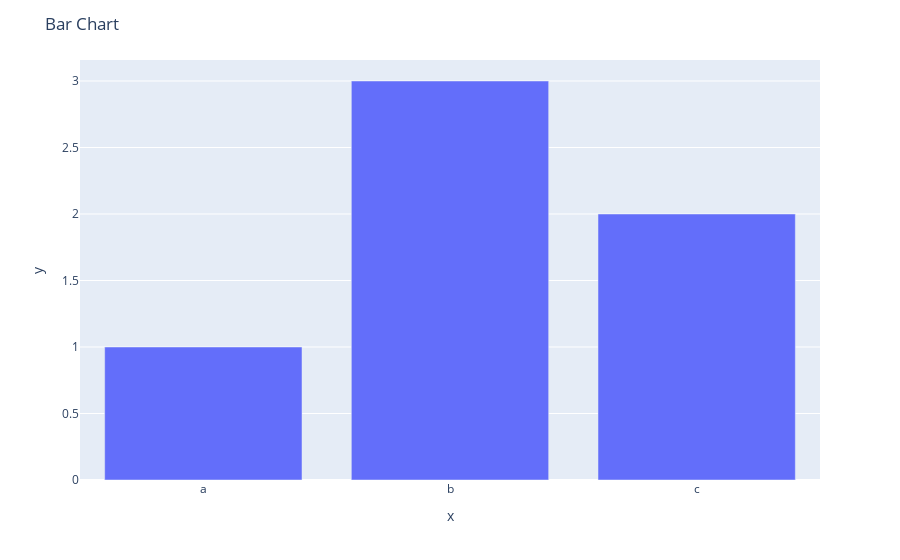

Notebook code for this chart:
### Markdown cell above
# title 넣기 / update_layout

### Code cell
fig = px.bar(x=["a", "b", "c"], y=[1, 3, 2])
fig.update_layout( title_text = 'Bar Chart') #title_text =
fig.show()

### Figure 1 — Plotly figure (JSON) as saved in the notebook; plotly's stock layout.template omitted (floating-point values rounded to 4 significant figures)
{"data": [{"alignmentgroup": "True", "hovertemplate": "x=%{x}<br>y=%{y}<extra></extra>", "legendgroup": "", "marker": {"color": "#636efa", "pattern": {"shape": ""}}, "name": "", "offsetgroup": "", "orientation": "v", "showlegend": false, "textposition": "auto", "type": "bar", "x": ["a", "b", "c"], "xaxis": "x", "y": [1, 3, 2], "yaxis": "y"}], "layout": {"barmode": "relative", "legend": {"tracegroupgap": 0}, "margin": {"t": 60}, "title": {"text": "Bar Chart"}, "xaxis": {"anchor": "y", "domain": [0, 1], "title": {"text": "x"}}, "yaxis": {"anchor": "x", "domain": [0, 1], "title": {"text": "y"}}}}
